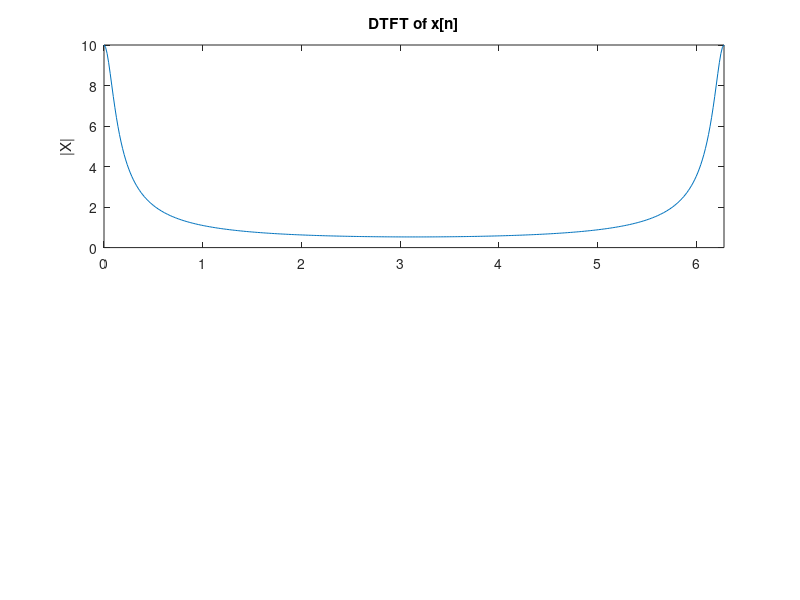

MATLAB code to generate this figure: (Note: this script raises an error after producing the figure.)
% Example 7.12
N = 26;
n=0:N-1;
x = .9.^n;
clf
subplot(211),stem(n,x)
title('Example 7.12, x[n]')
ylabel('x[n]')
xlabel('n')
pause
%  plot the DTFT
Omega = 0:2*pi/400:2*pi;
X = 1./(1-.9*exp(-j*Omega));
subplot(211),plot(Omega,abs(X));
title('DTFT of x[n]')
ylabel('|X|');
axis([0 2*pi 0 10])
%
% truncate x at n = 21 and take a 21 point DFT
N = 21;
x = x(1:N);
Xk=dft(x);
k = 0:N-1;
subplot(212),stem(k,abs(Xk))
title('21-Point DFT of x[n]')
ylabel('|Xk|')
xlabel('k')
text(1,8.6,'8.9')
pause
%
% Rerun for x truncated after n=10 and take a 21 point DFT
x(12:21)=zeros(1,10);
n = 0:N-1;
clf
subplot(211),stem(n,x)
title('Truncated x[n]')
ylabel('x[n]')
xlabel('n')
pause
%
% replot the DTFT of x[n] for comparison
subplot(211),plot(Omega,abs(X));
title('DTFT of x[n]')
ylabel('|X|');
axis([0 2*pi 0 10])
%
% compute and plot the DFT of the truncated x[n]
Xk=dft(x);
subplot(212),stem(k,abs(Xk));
title('21-Point DFT of truncated x[n]')
ylabel('|Xk|')
xlabel('k')
text(1,6.6,'6.82')
subplot(111)
